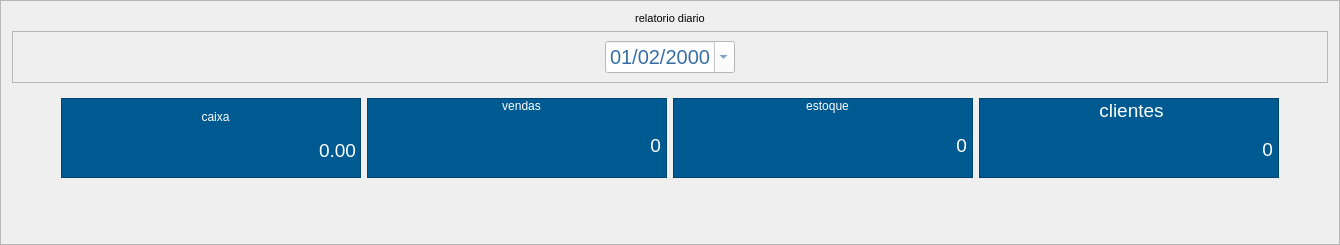
               <widget class="QFrame" name="frame_11">
                <property name="minimumSize">
                 <size>
                  <width>0</width>
                  <height>0</height>
                 </size>
                </property>
                <property name="frameShape">
                 <enum>QFrame::StyledPanel</enum>
                </property>
                <property name="frameShadow">
                 <enum>QFrame::Raised</enum>
                </property>
                <layout class="QVBoxLayout" name="verticalLayout_20">
                 <item>
                  <widget class="QLabel" name="label_16">
                   <property name="font">
                    <font>
                     <pointsize>8</pointsize>
                    </font>
                   </property>
                   <property name="styleSheet">
                    <string notr="true">color: rgb(0, 0, 0);</string>
                   </property>
                   <property name="text">
                    <string>relatorio diario</string>
                   </property>
                   <property name="alignment">
                    <set>Qt::AlignCenter</set>
                   </property>
                  </widget>
                 </item>
                 <item>
                  <widget class="QFrame" name="frame_5">
                   <property name="frameShape">
                    <enum>QFrame::StyledPanel</enum>
                   </property>
                   <property name="frameShadow">
                    <enum>QFrame::Raised</enum>
                   </property>
                   <layout class="QHBoxLayout" name="horizontalLayout_11">
                    <item>
                     <spacer name="horizontalSpacer_12">
                      <property name="orientation">
                       <enum>Qt::Horizontal</enum>
                      </property>
                      <property name="sizeHint" stdset="0">
                       <size>
                        <width>40</width>
                        <height>20</height>
                       </size>
                      </property>
                     </spacer>
                    </item>
                    <item>
                     <widget class="QDateEdit" name="dataRelatorio">
                      <property name="font">
                       <font>
                        <pointsize>15</pointsize>
                        <italic>false</italic>
                        <bold>false</bold>
                       </font>
                      </property>
                      <property name="layoutDirection">
                       <enum>Qt::LeftToRight</enum>
                      </property>
                      <property name="styleSheet">
                       <string notr="true">font: 15pt &quot;MS Shell Dlg 2&quot;;
background-color: rgb(255, 255, 255);
color: rgb(55, 110, 165);</string>
                      </property>
                      <property name="alignment">
                       <set>Qt::AlignRight|Qt::AlignTrailing|Qt::AlignVCenter</set>
                      </property>
                      <property name="correctionMode">
                       <enum>QAbstractSpinBox::CorrectToNearestValue</enum>
                      </property>
                      <property name="keyboardTracking">
                       <bool>true</bool>
                      </property>
                      <property name="displayFormat">
                       <string>dd/MM/yyyy</string>
                      </property>
                      <property name="calendarPopup">
                       <bool>true</bool>
                      </property>
                      <property name="date">
                       <date>
                        <year>2000</year>
                        <month>2</month>
                        <day>1</day>
                       </date>
                      </property>
                     </widget>
                    </item>
                    <item>
                     <spacer name="horizontalSpacer_11">
                      <property name="orientation">
                       <enum>Qt::Horizontal</enum>
                      </property>
                      <property name="sizeHint" stdset="0">
                       <size>
                        <width>40</width>
                        <height>20</height>
                       </size>
                      </property>
                     </spacer>
                    </item>
                   </layout>
                  </widget>
                 </item>
                 <item>
                  <widget class="QWidget" name="widget_12" native="true">
                   <property name="maximumSize">
                    <size>
                     <width>16777215</width>
                     <height>318</height>
                    </size>
                   </property>
                   <property name="styleSheet">
                    <string notr="true">QFrame{

	background-color:#005a92;
color:white;
}
QLabel{
border:none;
margin-left:6px;
background-color:#005a92;
}

QPushButton{
border:none;

	background-color:#005a92;
	font: 14pt &quot;MS Shell Dlg 2&quot;;
	color: white;
}
QPushButton:disabled {
  background-color: rgb(203, 203, 203);}
QPushButton:hover {
  background-color: rgb(254, 53, 66);
	color: rgb(255, 255, 255);
}
QPushButton:pressed {
 background-color: rgb(181, 24, 49);
}
QTableView {
	selection-color: rgb(255, 255, 255);
	border:none;
}
QTableView::item {

	selection-color: rgb(255, 0, 0);
border-bottom:1px solid black;
padding: 2px;

}

QHeaderView:section{
background: #FFF;

font-size: 13px;
font-family: &quot;Arial&quot;;
font-weight: bold;
color: #797979;
border:none;
border-bottom: 2px solid black;
border-top:2px solid black;
padding:5px 0px;
text-transform: uppercase
}</string>
                   </property>
                   <layout class="QHBoxLayout" name="horizontalLayout_10">
                    <item>
                     <spacer name="horizontalSpacer_9">
                      <property name="orientation">
                       <enum>Qt::Horizontal</enum>
                      </property>
                      <property name="sizeHint" stdset="0">
                       <size>
                        <width>40</width>
                        <height>20</height>
                       </size>
                      </property>
                     </spacer>
                    </item>
                    <item>
                     <widget class="QWidget" name="widget_4" native="true">
                      <property name="maximumSize">
                       <size>
                        <width>300</width>
                        <height>16777215</height>
                       </size>
                      </property>
                      <layout class="QVBoxLayout" name="verticalLayout_14">
                       <property name="leftMargin">
                        <number>0</number>
                       </property>
                       <property name="topMargin">
                        <number>0</number>
                       </property>
                       <property name="rightMargin">
                        <number>0</number>
                       </property>
                       <property name="bottomMargin">
                        <number>0</number>
                       </property>
                       <item>
                        <widget class="QFrame" name="frame_13">
                         <property name="minimumSize">
                          <size>
                           <width>300</width>
                           <height>80</height>
                          </size>
                         </property>
                         <property name="maximumSize">
                          <size>
                           <width>300</width>
                           <height>80</height>
                          </size>
                         </property>
                         <property name="styleSheet">
                          <string notr="true"/>
                         </property>
                         <property name="frameShape">
                          <enum>QFrame::StyledPanel</enum>
                         </property>
                         <property name="frameShadow">
                          <enum>QFrame::Raised</enum>
                         </property>
                         <layout class="QVBoxLayout" name="verticalLayout_16">
                          <property name="spacing">
                           <number>0</number>
                          </property>
                          <property name="topMargin">
                           <number>0</number>
                          </property>
                          <property name="rightMargin">
                           <number>0</number>
                          </property>
                          <property name="bottomMargin">
                           <number>0</number>
                          </property>
                          <item>
                           <widget class="QPushButton" name="bt_caixa">
                            <property name="focusPolicy">
                             <enum>Qt::ClickFocus</enum>
                            </property>
                            <property name="styleSheet">
                             <string notr="true"/>
                            </property>
                            <property name="text">
                             <string>caixa</string>
                            </property>
                           </widget>
                          </item>
                          <item>
                           <widget class="QDoubleSpinBox" name="db_CaixaValordiario">
                            <property name="minimumSize">
                             <size>
                              <width>0</width>
                              <height>30</height>
                             </size>
                            </property>
                            <property name="font">
                             <font>
                              <pointsize>14</pointsize>
                              <italic>false</italic>
                              <bold>false</bold>
                             </font>
                            </property>
                            <property name="focusPolicy">
                             <enum>Qt::NoFocus</enum>
                            </property>
                            <property name="styleSheet">
                             <string notr="true">
	background-color:#005a92;

font: 14pt &quot;Segoe UI&quot;;
border:none;
color: rgb(255, 255, 255);</string>
                            </property>
                            <property name="alignment">
                             <set>Qt::AlignRight|Qt::AlignTrailing|Qt::AlignVCenter</set>
                            </property>
                            <property name="buttonSymbols">
                             <enum>QAbstractSpinBox::NoButtons</enum>
                            </property>
                            <property name="showGroupSeparator" stdset="0">
                             <bool>true</bool>
                            </property>
                            <property name="maximum">
                             <double>99999999999.000000000000000</double>
                            </property>
                           </widget>
                          </item>
                         </layout>
                        </widget>
                       </item>
                       <item>
                        <widget class="QTableWidget" name="tableWidget_4">
                         <property name="maximumSize">
                          <size>
                           <width>300</width>
                           <height>0</height>
                          </size>
                         </property>
                         <property name="layoutDirection">
                          <enum>Qt::LeftToRight</enum>
                         </property>
                         <attribute name="horizontalHeaderStretchLastSection">
                          <bool>true</bool>
                         </attribute>
                         <attribute name="verticalHeaderVisible">
                          <bool>false</bool>
                         </attribute>
                         <column>
                          <property name="text">
                           <string>descricaçao</string>
                          </property>
                         </column>
                         <column>
                          <property name="text">
                           <string>valor</string>
                          </property>
                         </column>
                        </widget>
                       </item>
                       <item>
                        <spacer name="verticalSpacer_6">
                         <property name="orientation">
                          <enum>Qt::Vertical</enum>
                         </property>
                         <property name="sizeHint" stdset="0">
                          <size>
                           <width>20</width>
                           <height>40</height>
                          </size>
                         </property>
                        </spacer>
                       </item>
                      </layout>
                     </widget>
                    </item>
                    <item>
                     <widget class="QWidget" name="widget_3" native="true">
                      <property name="maximumSize">
                       <size>
                        <width>300</width>
                        <height>16777215</height>
                       </size>
                      </property>
                      <layout class="QVBoxLayout" name="verticalLayout_13">
                       <property name="leftMargin">
                        <number>0</number>
                       </property>
                       <property name="topMargin">
                        <number>0</number>
                       </property>
                       <property name="rightMargin">
                        <number>0</number>
                       </property>
                       <property name="bottomMargin">
                        <number>0</number>
                       </property>
                       <item>
                        <widget class="QFrame" name="frame_14">
                         <property name="minimumSize">
                          <size>
                           <width>300</width>
                           <height>80</height>
                          </size>
                         </property>
                         <property name="maximumSize">
                          <size>
                           <width>300</width>
                           <height>80</height>
                          </size>
                         </property>
                         <property name="styleSheet">
                          <string notr="true"/>
                         </property>
                         <property name="frameShape">
                          <enum>QFrame::StyledPanel</enum>
                         </property>
                         <property name="frameShadow">
                          <enum>QFrame::Raised</enum>
                         </property>
                         <layout class="QVBoxLayout" name="verticalLayout_17">
                          <property name="spacing">
                           <number>0</number>
                          </property>
                          <property name="topMargin">
                           <number>0</number>
                          </property>
                          <property name="rightMargin">
                           <number>0</number>
                          </property>
                          <property name="bottomMargin">
                           <number>0</number>
                          </property>
                          <item>
                           <widget class="QPushButton" name="bt_vervenda">
                            <property name="focusPolicy">
                             <enum>Qt::ClickFocus</enum>
                            </property>
                            <property name="text">
                             <string>vendas</string>
                            </property>
                           </widget>
                          </item>
                          <item>
                           <widget class="QLabel" name="lb_Vendasdiario">
                            <property name="minimumSize">
                             <size>
                              <width>0</width>
                              <height>30</height>
                             </size>
                            </property>
                            <property name="font">
                             <font>
                              <pointsize>14</pointsize>
                              <italic>false</italic>
                              <bold>false</bold>
                             </font>
                            </property>
                            <property name="styleSheet">
                             <string notr="true">color: rgb(255, 255, 255);
font: 14pt &quot;Segoe UI&quot;;</string>
                            </property>
                            <property name="text">
                             <string>0</string>
                            </property>
                            <property name="alignment">
                             <set>Qt::AlignRight|Qt::AlignTrailing|Qt::AlignVCenter</set>
                            </property>
                           </widget>
                          </item>
                         </layout>
                        </widget>
                       </item>
                       <item>
                        <widget class="QTableWidget" name="tableWidget_3">
                         <property name="maximumSize">
                          <size>
                           <width>300</width>
                           <height>0</height>
                          </size>
                         </property>
                         <property name="layoutDirection">
                          <enum>Qt::LeftToRight</enum>
                         </property>
                         <attribute name="horizontalHeaderShowSortIndicator" stdset="0">
                          <bool>false</bool>
                         </attribute>
                         <attribute name="horizontalHeaderStretchLastSection">
                          <bool>true</bool>
                         </attribute>
                         <attribute name="verticalHeaderVisible">
                          <bool>false</bool>
                         </attribute>
                         <column>
                          <property name="text">
                           <string>cod</string>
                          </property>
                         </column>
                         <column>
                          <property name="text">
                           <string>descriçao</string>
                          </property>
                         </column>
                        </widget>
                       </item>
                       <item>
                        <spacer name="verticalSpacer_5">
                         <property name="orientation">
                          <enum>Qt::Vertical</enum>
                         </property>
                         <property name="sizeHint" stdset="0">
                          <size>
                           <width>20</width>
                           <height>40</height>
                          </size>
                         </property>
                        </spacer>
                       </item>
                      </layout>
                     </widget>
                    </item>
                    <item>
                     <widget class="QWidget" name="widget_2" native="true">
                      <property name="maximumSize">
                       <size>
                        <width>300</width>
                        <height>16777215</height>
                       </size>
                      </property>
                      <layout class="QVBoxLayout" name="verticalLayout_12">
                       <property name="leftMargin">
                        <number>0</number>
                       </property>
                       <property name="topMargin">
                        <number>0</number>
                       </property>
                       <property name="rightMargin">
                        <number>0</number>
                       </property>
                       <property name="bottomMargin">
                        <number>0</number>
                       </property>
                       <item>
                        <widget class="QFrame" name="frame_15">
                         <property name="minimumSize">
                          <size>
                           <width>300</width>
                           <height>80</height>
                          </size>
                         </property>
                         <property name="maximumSize">
                          <size>
                           <width>300</width>
                           <height>80</height>
                          </size>
                         </property>
                         <property name="styleSheet">
                          <string notr="true"/>
                         </property>
                         <property name="frameShape">
                          <enum>QFrame::StyledPanel</enum>
                         </property>
                         <property name="frameShadow">
                          <enum>QFrame::Raised</enum>
                         </property>
                         <layout class="QVBoxLayout" name="verticalLayout_18">
                          <property name="spacing">
                           <number>0</number>
                          </property>
                          <property name="leftMargin">
                           <number>9</number>
                          </property>
                          <property name="topMargin">
                           <number>0</number>
                          </property>
                          <property name="rightMargin">
                           <number>0</number>
                          </property>
                          <property name="bottomMargin">
                           <number>0</number>
                          </property>
                          <item>
                           <widget class="QPushButton" name="bt_verestoque">
                            <property name="focusPolicy">
                             <enum>Qt::ClickFocus</enum>
                            </property>
                            <property name="text">
                             <string>estoque</string>
                            </property>
                            <property name="checkable">
                             <bool>true</bool>
                            </property>
                           </widget>
                          </item>
                          <item>
                           <widget class="QLabel" name="lb_quantEstoquediario">
                            <property name="minimumSize">
                             <size>
                              <width>0</width>
                              <height>30</height>
                             </size>
                            </property>
                            <property name="font">
                             <font>
                              <pointsize>14</pointsize>
                              <italic>false</italic>
                              <bold>false</bold>
                             </font>
                            </property>
                            <property name="styleSheet">
                             <string notr="true">color: rgb(255, 255, 255);
font: 14pt &quot;Segoe UI&quot;;</string>
                            </property>
                            <property name="text">
                             <string>0</string>
                            </property>
                            <property name="alignment">
                             <set>Qt::AlignRight|Qt::AlignTrailing|Qt::AlignVCenter</set>
                            </property>
                           </widget>
                          </item>
                         </layout>
                        </widget>
                       </item>
                       <item>
                        <widget class="QTableWidget" name="tableWidget_2">
                         <property name="maximumSize">
                          <size>
                           <width>300</width>
                           <height>0</height>
                          </size>
                         </property>
                         <property name="layoutDirection">
                          <enum>Qt::LeftToRight</enum>
                         </property>
                         <attribute name="horizontalHeaderStretchLastSection">
                          <bool>true</bool>
                         </attribute>
                         <attribute name="verticalHeaderVisible">
                          <bool>false</bool>
                         </attribute>
                         <column>
                          <property name="text">
                           <string>cod</string>
                          </property>
                         </column>
                         <column>
                          <property name="text">
                           <string>descriçao</string>
                          </property>
                         </column>
                        </widget>
                       </item>
                       <item>
                        <spacer name="verticalSpacer_4">
                         <property name="orientation">
                          <enum>Qt::Vertical</enum>
                         </property>
                         <property name="sizeHint" stdset="0">
                          <size>
                           <width>20</width>
                           <height>40</height>
                          </size>
                         </property>
                        </spacer>
                       </item>
                      </layout>
                     </widget>
                    </item>
                    <item>
                     <widget class="QWidget" name="widget" native="true">
                      <property name="maximumSize">
                       <size>
                        <width>300</width>
                        <height>16777215</height>
                       </size>
                      </property>
                      <property name="styleSheet">
                       <string notr="true"/>
                      </property>
                      <layout class="QVBoxLayout" name="verticalLayout_11">
                       <property name="spacing">
                        <number>6</number>
                       </property>
                       <property name="leftMargin">
                        <number>0</number>
                       </property>
                       <property name="topMargin">
                        <number>0</number>
                       </property>
                       <property name="rightMargin">
                        <number>0</number>
                       </property>
                       <property name="bottomMargin">
                        <number>0</number>
                       </property>
                       <item>
                        <widget class="QFrame" name="frame_16">
                         <property name="minimumSize">
                          <size>
                           <width>300</width>
                           <height>80</height>
                          </size>
                         </property>
                         <property name="maximumSize">
                          <size>
                           <width>300</width>
                           <height>80</height>
                          </size>
                         </property>
                         <property name="styleSheet">
                          <string notr="true"/>
                         </property>
                         <property name="frameShape">
                          <enum>QFrame::StyledPanel</enum>
                         </property>
                         <property name="frameShadow">
                          <enum>QFrame::Raised</enum>
                         </property>
                         <layout class="QVBoxLayout" name="verticalLayout_19">
                          <property name="spacing">
                           <number>0</number>
                          </property>
                          <property name="leftMargin">
                           <number>5</number>
                          </property>
                          <property name="topMargin">
                           <number>0</number>
                          </property>
                          <property name="rightMargin">
                           <number>0</number>
                          </property>
                          <property name="bottomMargin">
                           <number>0</number>
                          </property>
                          <item>
                           <widget class="QPushButton" name="clientes">
                            <property name="font">
                             <font>
                              <pointsize>14</pointsize>
                              <italic>false</italic>
                              <bold>false</bold>
                             </font>
                            </property>
                            <property name="focusPolicy">
                             <enum>Qt::ClickFocus</enum>
                            </property>
                            <property name="text">
                             <string>clientes</string>
                            </property>
                            <property name="checkable">
                             <bool>true</bool>
                            </property>
                           </widget>
                          </item>
                          <item>
                           <widget class="QLabel" name="lb_QuantClienteDiario">
                            <property name="minimumSize">
                             <size>
                              <width>0</width>
                              <height>30</height>
                             </size>
                            </property>
                            <property name="font">
                             <font>
                              <pointsize>14</pointsize>
                              <italic>false</italic>
                              <bold>false</bold>
                             </font>
                            </property>
                            <property name="styleSheet">
                             <string notr="true">color: rgb(255, 255, 255);
font: 14pt &quot;Segoe UI&quot;;</string>
                            </property>
                            <property name="text">
                             <string>0</string>
                            </property>
                            <property name="alignment">
                             <set>Qt::AlignRight|Qt::AlignTrailing|Qt::AlignVCenter</set>
                            </property>
                           </widget>
                          </item>
                         </layout>
                        </widget>
                       </item>
                       <item>
                        <widget class="QTableWidget" name="tableWidget">
                         <property name="maximumSize">
                          <size>
                           <width>300</width>
                           <height>0</height>
                          </size>
                         </property>
                         <property name="layoutDirection">
                          <enum>Qt::LeftToRight</enum>
                         </property>
                         <attribute name="horizontalHeaderStretchLastSection">
                          <bool>true</bool>
                         </attribute>
                         <attribute name="verticalHeaderVisible">
                          <bool>false</bool>
                         </attribute>
                         <column>
                          <property name="text">
                           <string>cod</string>
                          </property>
                         </column>
                         <column>
                          <property name="text">
                           <string>descriçao</string>
                          </property>
                         </column>
                        </widget>
                       </item>
                       <item>
                        <spacer name="verticalSpacer_3">
                         <property name="orientation">
                          <enum>Qt::Vertical</enum>
                         </property>
                         <property name="sizeHint" stdset="0">
                          <size>
                           <width>20</width>
                           <height>40</height>
                          </size>
                         </property>
                        </spacer>
                       </item>
                      </layout>
                     </widget>
                    </item>
                    <item>
                     <spacer name="horizontalSpacer_10">
                      <property name="orientation">
                       <enum>Qt::Horizontal</enum>
                      </property>
                      <property name="sizeHint" stdset="0">
                       <size>
                        <width>40</width>
                        <height>20</height>
                       </size>
                      </property>
                     </spacer>
                    </item>
                   </layout>
                  </widget>
                 </item>
                </layout>
               </widget>
